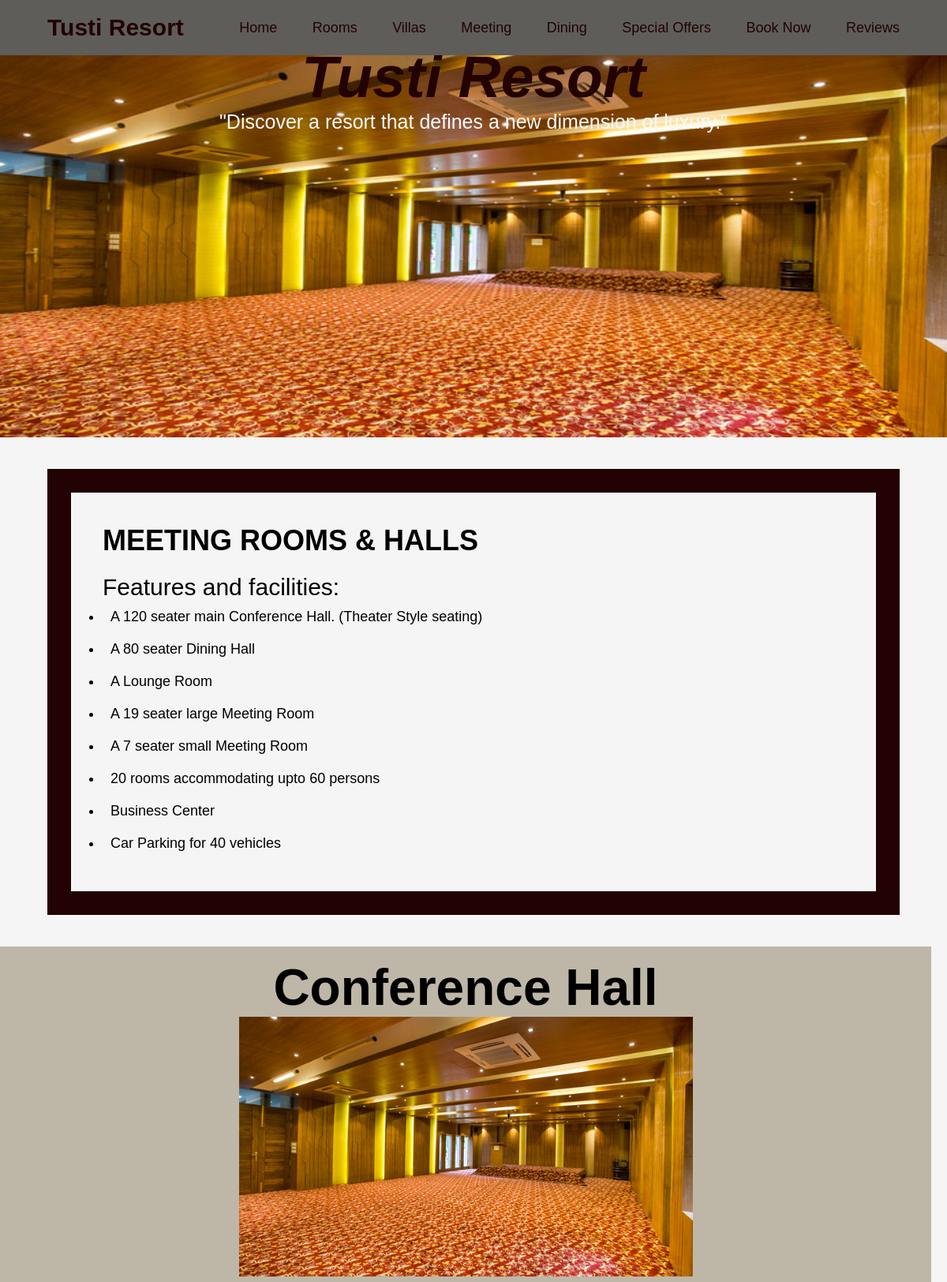
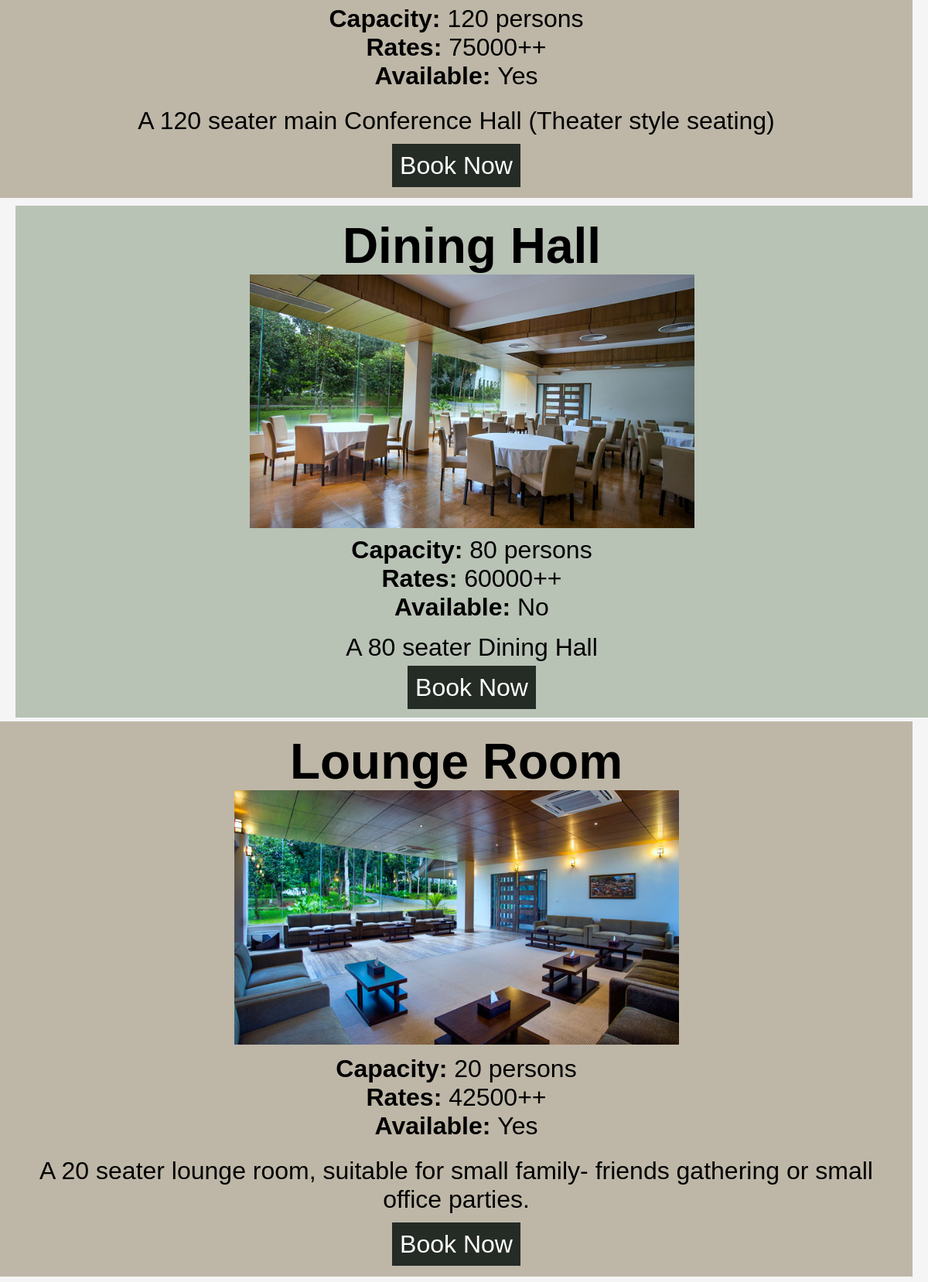
The app's page /src/html-php/meeting.php (upper part) with its own data (2 pictures, top to bottom).
### tables this page shows
CREATE TABLE `meeting` (
  `Name` varchar(100) NOT NULL,
  `Available` varchar(3) NOT NULL,
  `Capacity` int(11) NOT NULL,
  `Rate` int(11) NOT NULL,
  `image` varchar(100) NOT NULL,
  `detail` varchar(500) NOT NULL
);

### src/html-php/meeting.php (the view, shortened to what this page needs)
<!DOCTYPE html>
<html lang="en">
<head>
    <link rel="stylesheet" href="../css/style.css">
    <link rel="stylesheet" href="../css/style_home.css">
</head>
<body>
<br/><br/><br/>
<nav>
    <div class="logo"><a href="../html-php/home.php">Tusti Resort</a></div>
    <ul>
            <li><a href="../html-php/home.php">Home</a></li>
            <li><a href="../html-php/rooms.php">Rooms</a></li>
            <li><a href="../html-php/villas.php">Villas</a></li>
            <li><a href="../html-php/meeting.php">Meeting</a></li>
            <li><a href="../html-php/dining.php">Dining</a></li>
            <li><a href="../html-php/offers.php">Special Offers</a></li>
            <li><a href="../html-php/booking.php">Book Now</a></li>
            <li><a href="../html-php/review.php">Reviews</a></li>
        </ul>
    </nav>
    <div class="middle">
        <h1>Tusti Resort</h1>
        <p style = "color: rgb(250, 248, 248);">"Discover a resort that defines a new dimension of luxury."</p>
    </div>
    <div class="info">
        <h1>MEETING ROOMS & HALLS</h1>
        <br>
        <p style="font-size: 30px;">Features and facilities:</p>
        <ul>
                <li>A 120 seater main Conference Hall. (Theater Style seating)</li>
                <li>A 80 seater Dining Hall</li>
                <li>A Lounge Room</li>
                <li>A 19 seater large Meeting Room</li>
                <li>A 7 seater small Meeting Room</li>
                <li>20 rooms accommodating upto 60 persons</li>
                <li>Business Center</li>
                <li>Car Parking for 40 vehicles</li>
        </ul>
    </div>
    <?php
    include 'connection.php';
    $queryh = "select * from meeting";
    $res= mysqli_query($con,$queryh);
    $i= 1;
    while($row= mysqli_fetch_array($res))
    {
        $name = $row['Name'];
        $capacity= $row['Capacity'];
        $rate = $row['Rate'];
        $filenameh = $row['image'];
        $detail = $row['detail'];
        $avail = $row['Available'];
        if($i % 2==0)
        {
            ?>
            <div class="headerl">
                <h1 style="text-align: center;"> <?php echo "$name"; ?></h1>
                <?php $sourceimage= "../html-php/uploads/$filenameh"; ?>
                <a href="../html-php/booking.php"><img src=<?php echo "$sourceimage";?> alt="villa"></a>
                <p>
                    <b>Capacity: </b><?php echo "$capacity"; ?> persons<br>
                    <b>Rates: </b><?php echo "$rate"; ?>++<br>
                    <b>Available: </b> <?php echo "$avail"; ?><br>
                </p>
                <p>
                    <?php echo "$detail"; ?>
                </p>
                <p><a href="../html-php/booking.php">Book Now</a></p>
            </div>
    <?php
    }
    else{
            ?>
            <div class="header2">
                <h1 style="text-align: center;"> <?php echo "$name"; ?></h1>
                <?php $sourceimage= "../html-php/uploads/$filenameh"; ?>
                <a href="../html-php/booking.php"><img src=<?php echo "$sourceimage";?> alt="villa"></a>
                <p>
                    <b>Capacity: </b><?php echo "$capacity"; ?> persons<br>
                    <b>Rates: </b><?php echo "$rate"; ?>++<br>
                    <b>Available: </b> <?php echo "$avail"; ?><br>
                </p>
                <p>
                    <?php echo "$detail"; ?>
                </p>
                <p><a href="../html-php/booking.php">Book Now</a></p>
            </div>
<?php
        }
        $i++;
    }
?>
</body>
</html>

### src/css/style.css (style rules this page uses)
* { top: 0; padding: 0; margin: 0; box-sizing: border-box; }
body { background-color: whitesmoke; background-size: cover; background-position: center; font-family: sans-serif; }
img { display: block; margin-left: auto; margin-right: auto; width: 50%; }
.headerl { background-color:rgb(184, 194, 181); margin-left: 20px; margin-top: 10px; margin-bottom: 5px; padding: 15px; font-size: 2rem; }
.headerl p { text-align: center; font-size:2rem; margin-top: 5px; padding: 5px; }
.headerl p a { text-decoration: none; background-color: rgb(37, 43, 37); color: white; padding: 10px; }
.header2 { background-color:rgb(190, 183, 167); margin-right: 20px; margin-bottom: 5px; padding: 15px; font-size: 2rem; }
.header2 p { text-align: center; font-size:2rem; margin-top: 5px; padding: 8px; }
.header2 p a { text-decoration: none; background-color: rgb(37, 43, 37); color: white; padding: 10px; }
.info { list-style-type: disc; margin:40px 60px; border: 30px solid rgb(34, 2, 2); padding: 40px; font-size: 18px; }
.info ul li { padding: 10px; }

### src/css/style_home.css (style rules this page uses)
* { margin: 0; padding: 0; }
body { background-color: whitesmoke; background-size: cover; background-position: center center; height: 100vh; box-sizing: border-box; }
nav { background: rgb(94, 93, 89); width: 100%; position: fixed; top: 0; }
nav:after { content: ''; clear: both; display: table; }
nav .logo { float: left; color: whitesmoke; font-size: 30px; font-weight: 600; line-height: 70px; padding-left: 60px; }
nav .logo a { display: block; color: rgb(34, 2, 2); text-align: center; text-decoration: none; }
nav ul { top: 0; float: right; list-style: none; overflow: hidden; margin-right: 40px; position: sticky; overflow: hidden; }
nav ul li { display: inline-block; background: rgb(94, 93, 89); margin: 0 5px; }
nav ul li a { color:rgb(34, 2, 2); text-decoration: none; line-height: 70px; font-size:18px; padding: 8px 15px; }

### src/html-php/meeting.php (style rules this page uses)
.middle { width:100%; height: 500px; background-image: url("../img/conference-hall.jpg"); background-size: 100% 100%; background-repeat: no-repeat; background-attachment: scroll; text-align: center; font-size: 25px; margin-bottom: 10px; border-bottom: 1px black; animation: slider 20s infinite linear; }
.middle h1 { font-size: 75px; font-style: oblique; color: rgb(34, 2, 2); }

### records on screen
meeting: Name "Conference Hall", image (picture), Capacity "120", Rate "75000", Available "Yes", detail "A 120 seater main Conference Hall (Theater style seating)"
meeting: Name "Dining Hall", image (picture), Capacity "80", Rate "60000", Available "No", detail "A 80 seater Dining Hall"
meeting: Name "Lounge Room", image (picture), Capacity "20", Rate "42500", Available "Yes", detail "A 20 seater lounge room, suitable for small family- friends gathering or small office parties."
